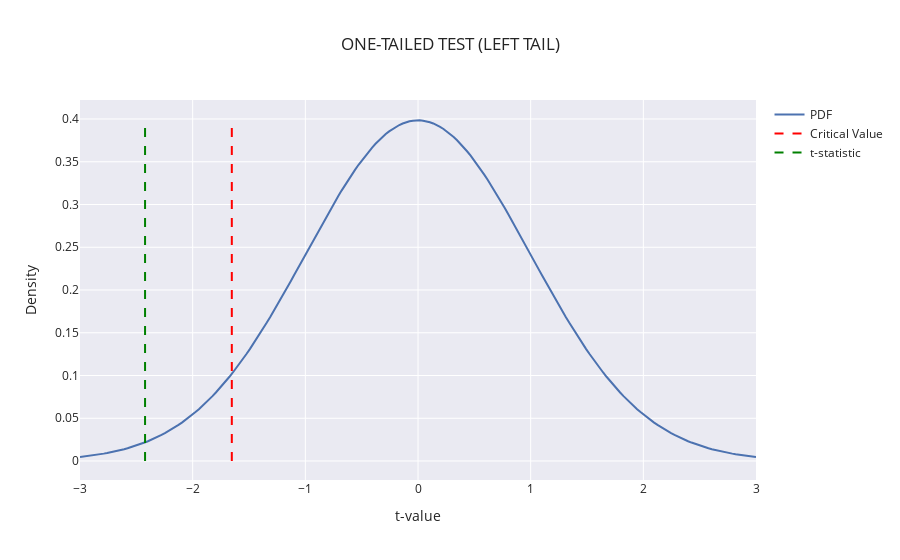

Write notebook code for a chart like this one.
### Markdown cell above
`ONE-TAILED-HYPOTHESIS (left side)`

### Code cell
import numpy as np
import scipy.stats as stats
import plotly.graph_objects as go

## Calculate the t_critical value for the left tail
t_crit = stats.t.ppf(0.05, 198)  # Critical value for the left tail

## The values of the distribution
t_xvals = np.linspace(-3, 3, 200)

## The PDF of the t-distribution
t_dist_pdf = stats.t.pdf(t_xvals, 198)

## Plot the PDF
t_dist_fig_one = go.Figure()

## Add the PDF trace
t_dist_fig_one.add_trace(
    go.Scatter(
        x=t_xvals,
        y=t_dist_pdf,
        name='PDF',
        mode='lines'
    )
)

## Add the critical value line (left tail)
t_dist_fig_one.add_trace(
    go.Scatter(
        x=[t_crit, t_crit],  # Use t_crit for the left tail
        y=[0, 0.4],
        name='Critical Value',
        mode='lines',
        line=dict(color='red', dash='dash')  # Customize line color and style
    )
)

## Add the t-statistic line (left tail)  # Replace this with your actual t-statistic value
t_dist_fig_one.add_trace(
    go.Scatter(
        x=[t_stat, t_stat],  # Use the t-statistic value
        y=[0, 0.4],
        name='t-statistic',
        mode='lines',
        line=dict(color='green', dash='dash')  # Customize line color and style
    )
)

## Update layout
t_dist_fig_one.update_layout(
    title='ONE-TAILED TEST (LEFT TAIL)',
    xaxis_title='t-value',
    yaxis_title='Density',
    showlegend=True
)

## Show the figure
t_dist_fig_one.show()

### Figure 1 — Plotly figure (JSON) as saved in the notebook; plotly's stock layout.template omitted (floating-point values rounded to 4 significant figures; data arrays with more than 128 entries replaced by an {"elided": "..."} marker saying what was removed)
{"data": [{"mode": "lines", "name": "PDF", "type": "scatter", "x": {"elided": "200 float values"}, "y": {"elided": "200 float values"}}, {"line": {"color": "red", "dash": "dash"}, "mode": "lines", "name": "Critical Value", "type": "scatter", "x": [-1.653, -1.653], "y": [0, 0.4]}, {"line": {"color": "green", "dash": "dash"}, "mode": "lines", "name": "t-statistic", "type": "scatter", "x": [-2.423, -2.423], "y": [0, 0.4]}], "layout": {"showlegend": true, "title": {"text": "ONE-TAILED TEST (LEFT TAIL)"}, "xaxis": {"title": {"text": "t-value"}}, "yaxis": {"title": {"text": "Density"}}}}
